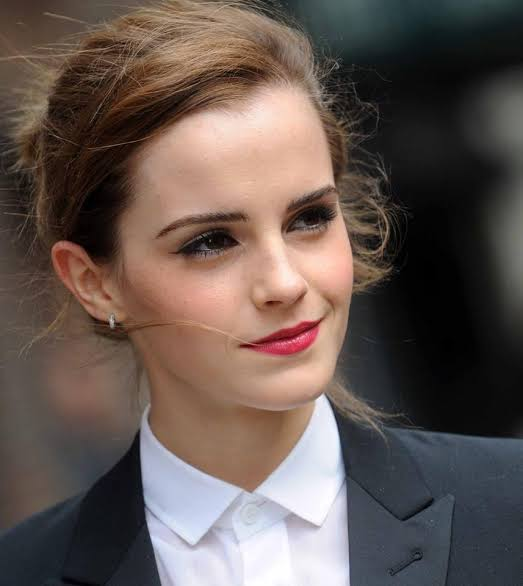
#> input picture Week 4 (Image Processing Part-2)/Media/M4/MsWatson.jpg, 523 x 586 px, found by its file name
$ jupyter execute '4.11 Advance Color Adjustment.ipynb'
#> lines starting #> are read from the running program, lines starting #| are printed output that depends on the picture
# <center><font style="color:rgb(100,109,254)">Advance Color Adjustment </font><center>

[cell 1]
import cv2
import numpy as np
from matplotlib import pyplot as plt

With `cv2.LUT()` you can do some advance color manipulation, you can really create some interesting filters with this, We can easily do this by stretching the R,G,B channels either above (towards the brighter end) or down (lower end). This will create cool filters. Lets see how we can do this

## <font style="color:rgb(134,19,348)"> Making A Cooling Filter </font>
We can make cooling like filter if we make the values of blue channel high and values of red channel low.

**Note:** These can easily be done without `LUT` but its more efficient with them as we have discussed in previous notebooks.

[cell 2]
# points we are going to drag (on the upper end in this case)
pixel_values = np.array([0, 50, 100, 150, 200, 255])

# map the pixel_values to a higher value for the blue channel
blue_Channel = np.array([0, 75, 140, 180, 220, 255])

# map the pixel_values to a higher value for the blue channel
red_Channel = np.array([0, 25,  55,  80, 160, 255])

Now we will create Create a LookUp Table for both red and blue channels, we have specified the pivot or dragging points, the points in between will be interpolated by the function `np.interp` this means we have set `0` to `0` and `50` to `25` for red but what about `10` , well `10` will be interpolated according to other values you have set.

[cell 3]
pixel_range = np.arange(0,256)
red_channel_LUT = np.interp(pixel_range, pixel_values, red_Channel )
blue_channel_LUT = np.interp(pixel_range, pixel_values, blue_Channel )

**Now lets apply lets modify the channels with their respective look up tables.**

[cell 4]
image = cv2.imread("media/M4/MsWatson.jpg",1)
#> image is the input picture: shape (586, 523, 3); mean B, G, R 80.9, 86.4, 100.2
original_image = image.copy()

[cell 5]
# mapping blue channel to new values
image[:,:,0] = cv2.LUT(image[:,:,0], blue_channel_LUT)
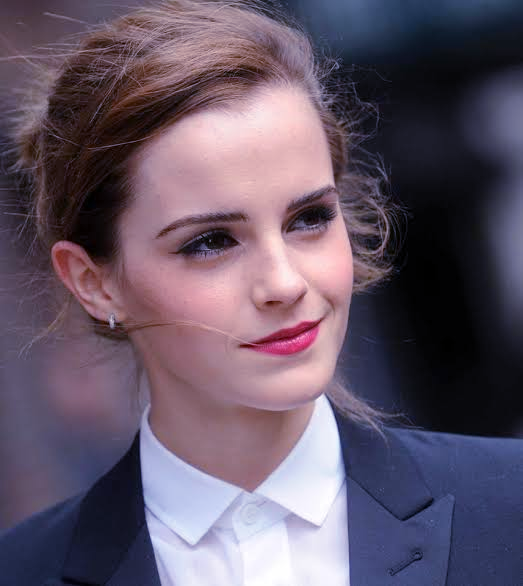
#> image: shape (586, 523, 3); mean B, G, R 103.6, 86.4, 100.2

# mapping red channel to new values
image[:,:,2] = cv2.LUT(image[:,:,2], red_channel_LUT)
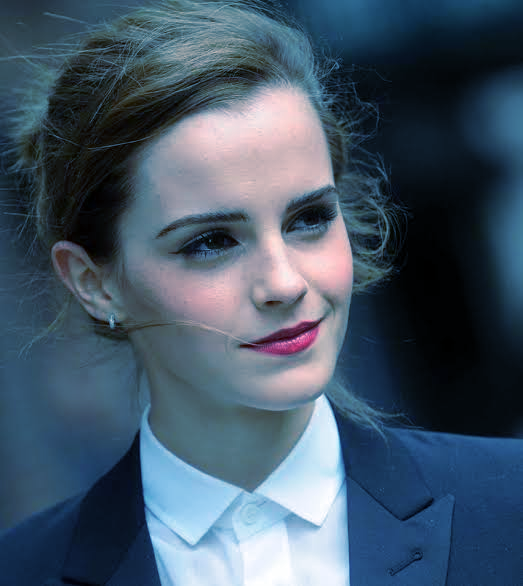
#> image: shape (586, 523, 3); mean B, G, R 103.6, 86.4, 68.2


plt.figure(figsize=[23,23])
plt.subplot(121);plt.imshow(original_image[...,::-1]);plt.title("Original Image");plt.axis('off');
plt.subplot(122);plt.imshow(image[...,::-1]);plt.title("Cooling Filter");plt.axis('off');
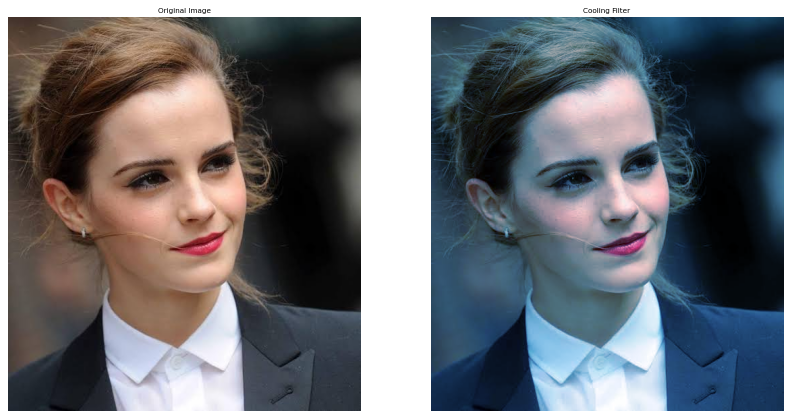
#> figure drawn by matplotlib, 2 panels

## <font style="color:rgb(134,19,348)"> Bright & Dark Filter </font>
One more intresting filter you can create with this a bright and dark filter, in which you you can make bright pixels more bright and dark pixels more dark, now this means you would have to either modify all channels if you're dealing with BGR or just the brightness channel when dealing with HSV images.

[cell 6]
image = cv2.imread("media/M4/MsWatson.jpg",1)
original_image = image.copy()

#Creating the required pivot pixels
pixel_values = np.array([0, 25, 50, 75, 100, 125, 150, 175, 200, 225, 255])

# make the dark pixels darker and bright pixels brighter
new_values   = np.array([0, 10, 25, 40,  65, 125, 180, 210, 235, 245, 255])

# create the lookUP Table
pixel_range = np.arange(0,256)
LUT = np.interp(pixel_range, pixel_values, new_values )

# converting to hsv
hsv = cv2.cvtColor(image, cv2.COLOR_BGR2HSV)
#> hsv: shape (586, 523, 3); mean H, S, V 40.1, 67.2, 104.8

# modify the value channel
hsv[:,:,2] = cv2.LUT(hsv[:,:,2], LUT)
#> hsv: shape (586, 523, 3); mean H, S, V 40.1, 67.2, 97.2

# convert back to BGR
image = cv2.cvtColor(hsv, cv2.COLOR_HSV2BGR)
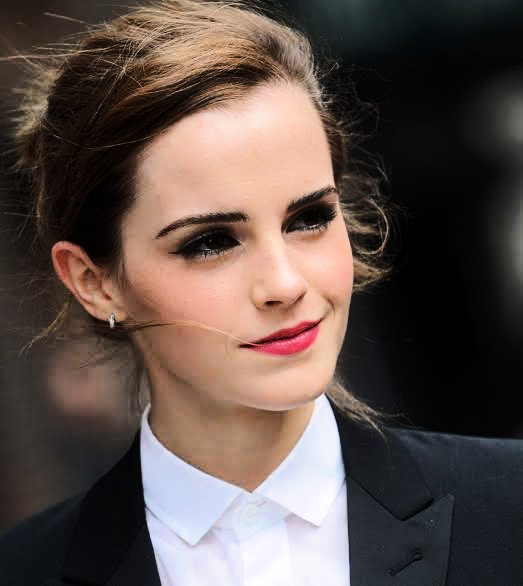
#> image: shape (586, 523, 3); mean B, G, R 73.6, 79.3, 93.7

plt.figure(figsize=[23,23])
plt.subplot(121);plt.imshow(original_image[...,::-1]);plt.title("Original Image");plt.axis('off');
plt.subplot(122);plt.imshow(image[...,::-1]);plt.title("Filter");plt.axis('off');
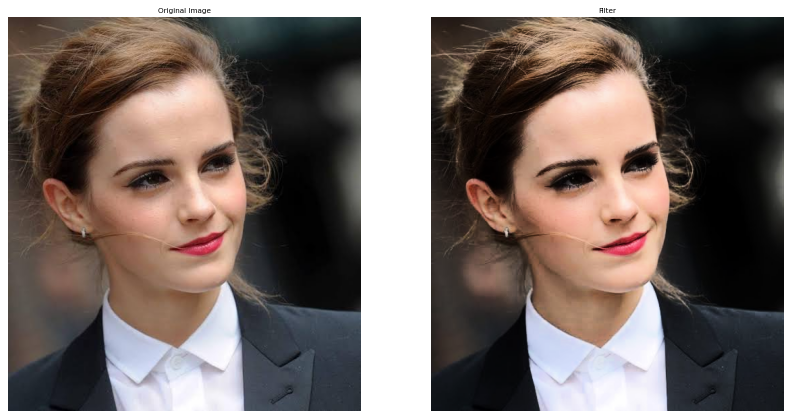
#> figure drawn by matplotlib, 2 panels

$ run again, with Week 4 (Image Processing Part-2)/Media/M4/Trump1.jpg copied over Week 4 (Image Processing Part-2)/Media/M4/MsWatson.jpg
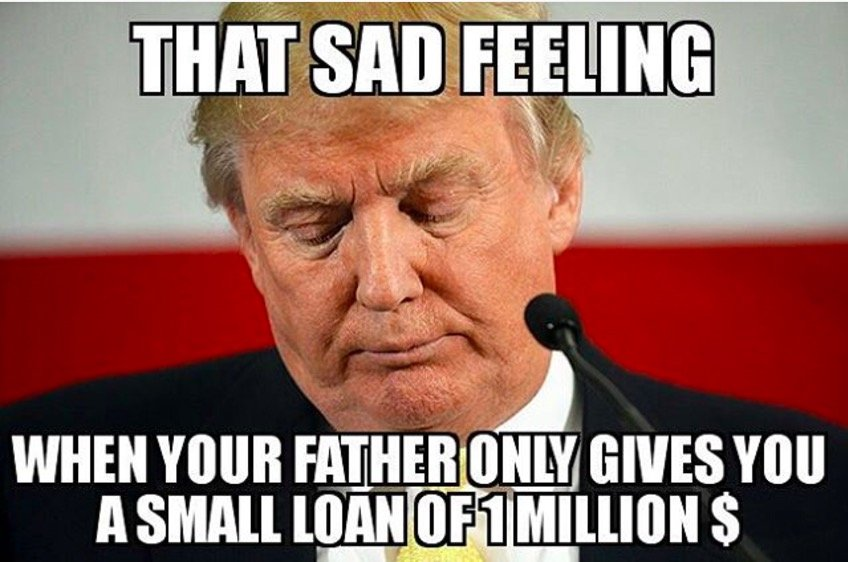
#> input picture Week 4 (Image Processing Part-2)/Media/M4/Trump1.jpg, 848 x 562 px, found by its file name
#> image is the input picture: shape (562, 848, 3); mean B, G, R 103.9, 113.5, 150.4
#> `image = cv2.cvtColor(hsv, cv2.COLOR_HSV2BGR)`:
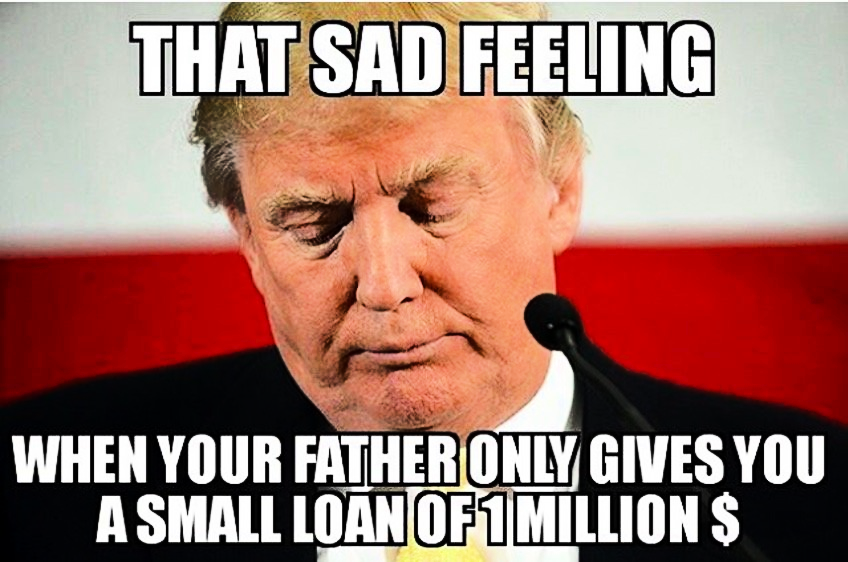
#> image: shape (562, 848, 3); mean B, G, R 111.4, 122.6, 163.8
#> `[cell 6] image = cv2.imread("media/M4/MsWatson.jpg",1) original_image ..`:
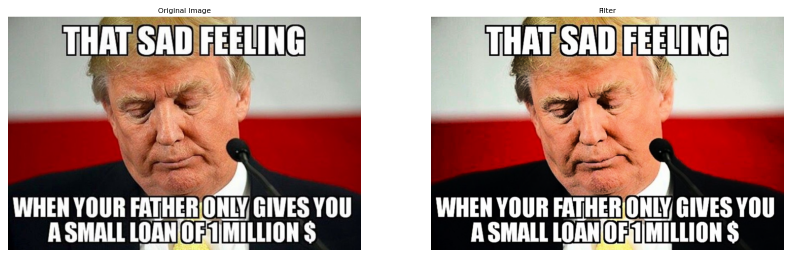
#> figure drawn by matplotlib, 2 panels

$ run again, with Week 4 (Image Processing Part-2)/Media/M4/applem.jpg copied over Week 4 (Image Processing Part-2)/Media/M4/MsWatson.jpg
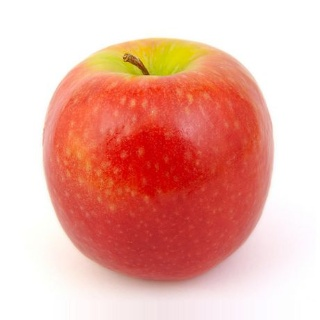
#> input picture Week 4 (Image Processing Part-2)/Media/M4/applem.jpg, 320 x 320 px, found by its file name
#> image is the input picture: shape (320, 320, 3); mean B, G, R 165.3, 176.6, 235.6
#> `image[:,:,2] = cv2.LUT(image[:,:,2], red_channel_LUT)`:
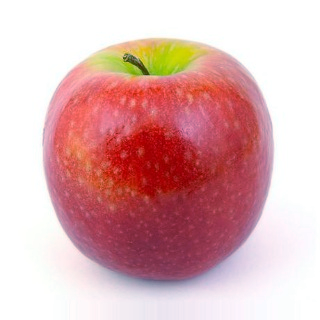
#> image: shape (320, 320, 3); mean B, G, R 177.9, 176.6, 221.4
#> `[cell 6] image = cv2.imread("media/M4/MsWatson.jpg",1) original_image ..`:
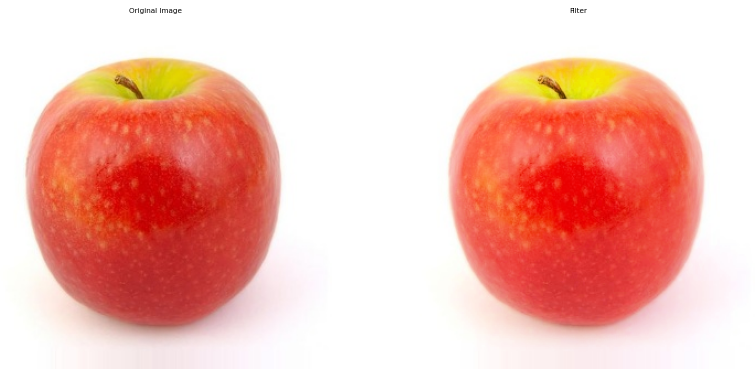
#> figure drawn by matplotlib, 2 panels
